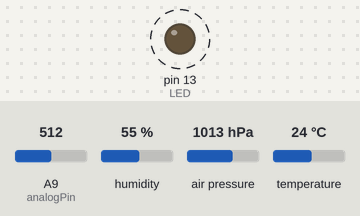
A sketch run on a simulated Arduino Mega 2560, built with avr-gcc and run on an emulated ATmega2560. Parts: output pins drawn as LEDs (lit = HIGH). Dashed ring = blinking. The inputs (shaded band) are chosen by the test bench; at power-on: A9 (analogPin) = 512, humidity 55 %, air pressure 1013 hPa, temperature 24 °C. No radio packets arrive unless stated; pins used as bus, display or sensor lines are not drawn; what the sketch prints to the serial monitor is not drawn.

Above: at 0.6 s.
Timing chart, 0 to 3.1 s (numbered marks = the images above):
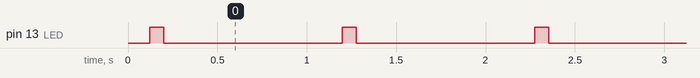

Measured:
- by itself, pin 13 (LED): alternates HIGH for 0.08 s and LOW for 1.0 s

The sketch:

GolfDroneRF_TX.ino
```cpp
// Feather9x_TX
// -*- mode: C++ -*-
// Example sketch showing how to create a simple messaging client (transmitter)
// with the RH_RF95 class. RH_RF95 class does not provide for addressing or
// reliability, so you should only use RH_RF95 if you do not need the higher
// level messaging abilities.
// It is designed to work with the other example Feather9x_RX

#include "Adafruit_SleepyDog.h"

#include <Wire.h>
#include <Adafruit_Sensor.h>
#include <Adafruit_BME280.h>

#include <SPI.h>
#include <RH_RF95.h>

#define SEALEVELPRESSURE_HPA (1013.25)

Adafruit_BME280 bme; // I2C

#define LED 13
int analogPin = A9;
float batteryVal = 0;

#define sendBufSize 51

char sendBuf[sendBufSize];


/* for feather32u4 */
#define RFM95_CS 8
#define RFM95_RST 4
#define RFM95_INT 7


// Change to 434.0 or other frequency, must match RX's freq!
// #define RF95_FREQ 915.0
#define RF95_FREQ 433.0

// Singleton instance of the radio driver
RH_RF95 rf95(RFM95_CS, RFM95_INT);


void setup()
{
  int i;
  for (i = 0 ; i < sendBufSize; i++)
  {
    sendBuf[i] =0;
  }


  pinMode(LED, OUTPUT);
  pinMode(RFM95_RST, OUTPUT);
  digitalWrite(RFM95_RST, HIGH);

  //while (!Serial);

  Serial.begin(115200);
  delay(100);

  Serial.println("Feather LoRa TX Test! & BME280");

  if (!bme.begin()) {
    Serial.println("Could not find a valid BME280 sensor, check wiring!");
    while (1);
  }

  // manual reset
  digitalWrite(RFM95_RST, LOW);
  delay(10);
  digitalWrite(RFM95_RST, HIGH);
  delay(10);

  while (!rf95.init()) {
    Serial.println("LoRa radio init failed");
    while (1);
  }
  Serial.println("LoRa radio init OK!");

  // Defaults after init are 434.0MHz, modulation GFSK_Rb250Fd250, +13dbM
  if (!rf95.setFrequency(RF95_FREQ)) {
    Serial.println("setFrequency failed");
    while (1);
  }
  Serial.print("Set Freq to: "); Serial.println(RF95_FREQ);

  // Defaults after init are 434.0MHz, 13dBm, Bw = 125 kHz, Cr = 4/5, Sf = 128chips/symbol, CRC on

  // The default transmitter power is 13dBm, using PA_BOOST.
  // If you are using RFM95/96/97/98 modules which uses the PA_BOOST transmitter pin, then
  // you can set transmitter powers from 5 to 23 dBm:
  rf95.setTxPower(23, false);
}

int16_t packetnum = 0;  // packet counter, we increment per xmission

void loop()
{
  digitalWrite(LED, HIGH);
//  rf95.sleep();
//  Watchdog.sleep(1000);


//  Serial.print("Temperature = ");
//  Serial.print(bme.readTemperature());
//  Serial.println(" *C");
//
//  Serial.print("Pressure = ");
//
//  Serial.print(bme.readPressure() / 100.0F);
//  Serial.println(" hPa");
//
//  Serial.print("Approx. Altitude = ");
//  Serial.print(bme.readAltitude(SEALEVELPRESSURE_HPA));
//  Serial.println(" m");
//
//  Serial.print("Humidity = ");
//  Serial.print(bme.readHumidity());
//  Serial.println(" %");


  batteryVal = analogRead(A9) * 6.6 / 1024.0;
  Serial.print(batteryVal);
  Serial.println(" V");


  String tempstr = String("");
  tempstr += "T: ";
  tempstr += bme.readTemperature();
  tempstr += ", ";
  tempstr += "P: ";
  tempstr += bme.readPressure() / 100.0F;
  tempstr += ", ";
  tempstr += "A: ";
  tempstr += bme.readAltitude(SEALEVELPRESSURE_HPA);
  tempstr += ", ";
  tempstr += "H: ";
  tempstr += bme.readHumidity();
  tempstr += ", ";
  tempstr += "B: ";
  tempstr += batteryVal;


  tempstr.toCharArray(sendBuf, sendBufSize);
  rf95.send((uint8_t *)sendBuf, tempstr.length());
  delay(10);
  rf95.waitPacketSent();

  Serial.println("Data Sent!");


//  uint8_t buf[RH_RF95_MAX_MESSAGE_LEN];
//  uint8_t len = sizeof(buf);
//  int i;
//  for (i = 0 ; i < RH_RF95_MAX_MESSAGE_LEN ; i++)
//  {
//    buf[i] = 0;
//  }

//  Serial.println("Waiting for reply..."); delay(10);
//  if (rf95.waitAvailableTimeout(1000))
//  {
//    // Should be a reply message for us now
//    if (rf95.recv(buf, &len))
//   {
//      digitalWrite(LED, HIGH);
//
//      Serial.print("Got reply: ");
//      Serial.println((char*)buf);
//      Serial.print("RSSI: ");
//      Serial.println(rf95.lastRssi(), DEC);
//      Serial.println();
//
//      digitalWrite(LED, LOW);
//    }
//    else
//    {
//      Serial.println("Receive failed");
//    }
//  }
//  else
//  {
//    Serial.println("No reply, is there a listener around?");
//  }
  digitalWrite(LED, LOW);
  delay(1000);

}
```
